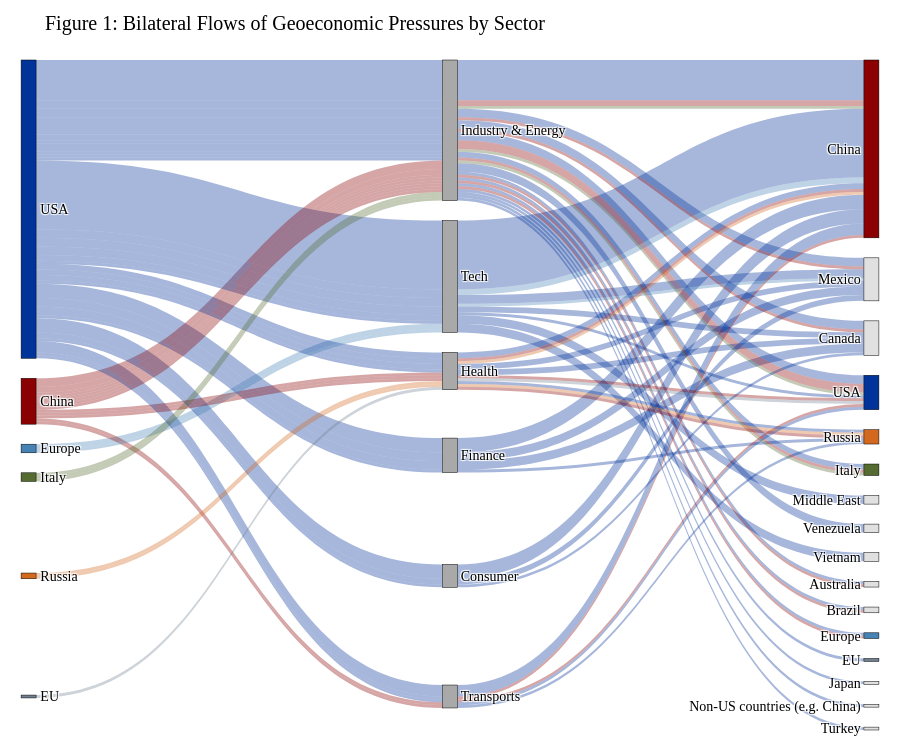

The code cell stored with this chart in its notebook:
### Code cell
"""
Generate a Sankey diagram for geoeconomic pressures.

This script aggregates data on tariffs, sanctions, and export controls 
to visualize the flow of pressures from imposing countries, through 
economic sectors, down to receiving countries using Plotly.
"""

# DATA PREPARATION & RESTRUCTURING
prefixes = ['tariffs_', 'sanctions_', 'exports_']
df_list = []

for prefix in prefixes:
    col_imposing = f"{prefix}countries_imposing"
    col_receiving = f"{prefix}countries_receiving"
    
    # Extract relevant columns for the specific policy type
    subset_df = data[[col_imposing, 'sector', col_receiving]].copy()
    
    # Fill missing values
    subset_df[col_imposing] = subset_df[col_imposing].fillna('Unspecified')
    subset_df[col_receiving] = subset_df[col_receiving].fillna('Unspecified')
    
    # Filter out rows where both ends of the flow are Unspecified
    valid_mask = ~(
        (subset_df[col_imposing] == 'Unspecified') & 
        (subset_df[col_receiving] == 'Unspecified')
    )
    subset_df = subset_df[valid_mask]
    
    # Standardize column names for clean concatenation
    subset_df.rename(columns={
        col_imposing: 'countries_imposing',
        col_receiving: 'countries_receiving'
    }, inplace=True)
    
    df_list.append(subset_df)

# Combine all policy types into a single dataframe
df_sankey = pd.concat(df_list, ignore_index=True)

# Clean string representations (remove brackets, quotes, unify separators)
for col in ['countries_imposing', 'countries_receiving']:
    df_sankey[col] = (
        df_sankey[col]
        .astype(str)
        .str.replace(r"[\[\]'\"]", "", regex=True)
        .str.replace(";", ",")
        .str.split(',')
    )

# Explode lists into separate rows to create node mappings
df_sankey = (
    df_sankey
    .explode('countries_imposing')
    .explode('countries_receiving')
)

# Strip whitespaces and filter out empty strings
for col in ['countries_imposing', 'sector', 'countries_receiving']:
    df_sankey[col] = df_sankey[col].astype(str).str.strip()
    df_sankey = df_sankey[df_sankey[col] != '']


# AGGREGATION & SIZING
# Count flows between sender, sector, and target
flow_counts = (
    df_sankey.groupby(['countries_imposing', 'sector', 'countries_receiving'])
    .size()
    .reset_index(name='value')
).sort_values('value', ascending=False)

# Calculate global node sizes to sort them properly
source_sizes = (
    flow_counts.groupby('countries_imposing')['value']
    .sum().sort_values(ascending=False)
)
sector_sizes = (
    flow_counts.groupby('sector')['value']
    .sum().sort_values(ascending=False)
)
target_sizes = (
    flow_counts.groupby('countries_receiving')['value']
    .sum().sort_values(ascending=False)
)

sources = source_sizes.index.tolist()
sectors = sector_sizes.index.tolist()
targets = target_sizes.index.tolist()

labels = sources + sectors + targets

# Map node names to specific indices for Plotly
source_dict = {name: i for i, name in enumerate(sources)}
sector_dict = {name: i + len(sources) for i, name in enumerate(sectors)}
target_dict = {
    name: i + len(sources) + len(sectors) for i, name in enumerate(targets)
}


# COLOR MANAGEMENT (Academic / Institutional Palette)
academic_palette = [
    '#003399',  # Deep European Blue
    '#8B0000',  # Dark Red / Maroon
    '#4682B4',  # Steel Blue
    '#556B2F',  # Dark Olive Green
    '#D2691E',  # Rust / Ochre
    '#708090',  # Slate Gray
    '#008080',  # Teal
    '#B8860B'   # Dark Goldenrod
]

def hex_to_rgba(hex_color, alpha=0.35):
    """
    Convert a HEX color code to an RGBA string with transparency.
    
    Args:
        hex_color (str): The hex color string (e.g., '#FFFFFF').
        alpha (float): The opacity level between 0 and 1.
        
    Returns:
        str: Formatted RGBA string.
    """
    hex_color = hex_color.lstrip('#')
    r, g, b = tuple(int(hex_color[i:i+2], 16) for i in (0, 2, 4))
    return f'rgba({r}, {g}, {b}, {alpha})'

# Map colors strictly to imposing countries
country_node_colors = {}
country_link_colors = {}

for i, country in enumerate(sources):
    color = academic_palette[i % len(academic_palette)]
    country_node_colors[country] = color
    country_link_colors[country] = hex_to_rgba(color, 0.35)

# Assign colors to all visible nodes
node_colors = []
for node in labels:
    if node in sources:
        node_colors.append(country_node_colors[node])
    elif node in targets and node not in sources:
        node_colors.append('#E0E0E0')  # Light grey for pure target countries
    else:
        node_colors.append('#A9A9A9')  # Darker grey for economic sectors

# Links take the color of their origin country
base_colors = [
    country_link_colors[country] 
    for country in flow_counts['countries_imposing']
]
# Since we map source to sector and sector to target, link lists are duplicated
link_colors = base_colors + base_colors


# SPATIAL POSITIONING & PLOTTING
def get_y_positions(n):
    """
    Calculate evenly distributed vertical coordinates for Sankey nodes.
    
    Args:
        n (int): Number of nodes in the layer.
        
    Returns:
        list of float: List of Y-coordinates bounded between 0 and 1.
    """
    if n == 0:
        return []
    if n == 1:
        return [0.5]
    return [0.05 + i * (0.90 / (n - 1)) for i in range(n)]

x_pos = (
    [0.01] * len(sources) + 
    [0.5] * len(sectors) + 
    [0.99] * len(targets)
)
y_pos = (
    get_y_positions(len(sources)) + 
    get_y_positions(len(sectors)) + 
    get_y_positions(len(targets))
)

# Flow from imposing countries to sectors
source_to_sector_sources = (
    flow_counts['countries_imposing'].map(source_dict).tolist()
)
source_to_sector_targets = flow_counts['sector'].map(sector_dict).tolist()

# Flow from sectors to receiving countries
sector_to_target_sources = flow_counts['sector'].map(sector_dict).tolist()
sector_to_target_targets = (
    flow_counts['countries_receiving'].map(target_dict).tolist()
)

sankey_sources = source_to_sector_sources + sector_to_target_sources
sankey_targets = source_to_sector_targets + sector_to_target_targets
sankey_values = flow_counts['value'].tolist() + flow_counts['value'].tolist()

# Generate the interactive Plotly Figure with Academic Formatting
fig = go.Figure(data=[go.Sankey(
    arrangement="snap",
    node=dict(
        pad=20,
        thickness=15,
        line=dict(color="black", width=0.5),
        label=labels,
        color=node_colors,
        x=x_pos,
        y=y_pos
    ),
    link=dict(
        source=sankey_sources,
        target=sankey_targets,
        value=sankey_values,
        color=link_colors
    )
)])

fig.update_layout(
    title_text="Figure 1: Bilateral Flows of Geoeconomic Pressures by Sector",
    font=dict(
        family="Times New Roman, serif",
        size=14,
        color="black"
    ),
    height=750,
    plot_bgcolor='white',
    paper_bgcolor='white',
    margin=dict(t=60, l=20, r=20, b=20)
)

# Display or export the figure
try:
    fig.show()
    print("Figure: Sankey Diagram successfully rendered inline.")
    
except Exception:
    print("Note: Inline interactive visualization is unavailable in the current environment.")
    print("Exporting the figure to HTML format...")
    
    os.makedirs("outputs", exist_ok=True)
    out_path = "outputs/sankey_geoeconomic_pressures.html"
    fig.write_html(out_path)
    
    print(f"Success: Figure exported locally to '{out_path}'.")

### Figure 1 — Plotly figure (JSON) as saved in the notebook; plotly's stock layout.template omitted (floating-point values rounded to 4 significant figures)
{"data": [{"arrangement": "snap", "link": {"color": ["rgba(0, 51, 153, 0.35)", "rgba(0, 51, 153, 0.35)", "rgba(0, 51, 153, 0.35)", "rgba(0, 51, 153, 0.35)", "rgba(0, 51, 153, 0.35)", "rgba(0, 51, 153, 0.35)", "rgba(0, 51, 153, 0.35)", "rgba(0, 51, 153, 0.35)", "rgba(0, 51, 153, 0.35)", "rgba(0, 51, 153, 0.35)", "rgba(0, 51, 153, 0.35)", "rgba(139, 0, 0, 0.35)", "rgba(0, 51, 153, 0.35)", "rgba(0, 51, 153, 0.35)", "rgba(0, 51, 153, 0.35)", "rgba(0, 51, 153, 0.35)", "rgba(70, 130, 180, 0.35)", "rgba(0, 51, 153, 0.35)", "rgba(139, 0, 0, 0.35)", "rgba(0, 51, 153, 0.35)", "rgba(0, 51, 153, 0.35)", "rgba(0, 51, 153, 0.35)", "rgba(0, 51, 153, 0.35)", "rgba(139, 0, 0, 0.35)", "rgba(0, 51, 153, 0.35)", "rgba(0, 51, 153, 0.35)", "rgba(0, 51, 153, 0.35)", "rgba(0, 51, 153, 0.35)", "rgba(0, 51, 153, 0.35)", "rgba(0, 51, 153, 0.35)", "rgba(0, 51, 153, 0.35)", "rgba(0, 51, 153, 0.35)", "rgba(0, 51, 153, 0.35)", "rgba(0, 51, 153, 0.35)", "rgba(139, 0, 0, 0.35)", "rgba(139, 0, 0, 0.35)", "rgba(139, 0, 0, 0.35)", "rgba(139, 0, 0, 0.35)", "rgba(139, 0, 0, 0.35)", "rgba(139, 0, 0, 0.35)", "rgba(139, 0, 0, 0.35)", "rgba(139, 0, 0, 0.35)", "rgba(139, 0, 0, 0.35)", "rgba(112, 128, 144, 0.35)", "rgba(0, 51, 153, 0.35)", "rgba(70, 130, 180, 0.35)", "rgba(85, 107, 47, 0.35)", "rgba(85, 107, 47, 0.35)", "rgba(85, 107, 47, 0.35)", "rgba(210, 105, 30, 0.35)", "rgba(210, 105, 30, 0.35)", "rgba(0, 51, 153, 0.35)", "rgba(139, 0, 0, 0.35)", "rgba(0, 51, 153, 0.35)", "rgba(0, 51, 153, 0.35)", "rgba(0, 51, 153, 0.35)", "rgba(0, 51, 153, 0.35)", "rgba(0, 51, 153, 0.35)", "rgba(0, 51, 153, 0.35)", "rgba(0, 51, 153, 0.35)", "rgba(0, 51, 153, 0.35)", "rgba(0, 51, 153, 0.35)", "rgba(0, 51, 153, 0.35)", "rgba(0, 51, 153, 0.35)", "rgba(0, 51, 153, 0.35)", "rgba(139, 0, 0, 0.35)", "rgba(0, 51, 153, 0.35)", "rgba(0, 51, 153, 0.35)", "rgba(0, 51, 153, 0.35)", "rgba(0, 51, 153, 0.35)", "rgba(70, 130, 180, 0.35)", "rgba(0, 51, 153, 0.35)", "rgba(139, 0, 0, 0.35)", "rgba(0, 51, 153, 0.35)", "rgba(0, 51, 153, 0.35)", "rgba(0, 51, 153, 0.35)", "rgba(0, 51, 153, 0.35)", "rgba(139, 0, 0, 0.35)", "rgba(0, 51, 153, 0.35)", "rgba(0, 51, 153, 0.35)", "rgba(0, 51, 153, 0.35)", "rgba(0, 51, 153, 0.35)", "rgba(0, 51, 153, 0.35)", "rgba(0, 51, 153, 0.35)", "rgba(0, 51, 153, 0.35)", "rgba(0, 51, 153, 0.35)", "rgba(0, 51, 153, 0.35)", "rgba(0, 51, 153, 0.35)", "rgba(139, 0, 0, 0.35)", "rgba(139, 0, 0, 0.35)", "rgba(139, 0, 0, 0.35)", "rgba(139, 0, 0, 0.35)", "rgba(139, 0, 0, 0.35)", "rgba(139, 0, 0, 0.35)", "rgba(139, 0, 0, 0.35)", "rgba(139, 0, 0, 0.35)", "rgba(139, 0, 0, 0.35)", "rgba(112, 128, 144, 0.35)", "rgba(0, 51, 153, 0.35)", "rgba(70, 130, 180, 0.35)", "rgba(85, 107, 47, 0.35)", "rgba(85, 107, 47, 0.35)", "rgba(85, 107, 47, 0.35)", "rgba(210, 105, 30, 0.35)", "rgba(210, 105, 30, 0.35)", "rgba(0, 51, 153, 0.35)", "rgba(139, 0, 0, 0.35)", "rgba(0, 51, 153, 0.35)"], "source": [0, 0, 0, 0, 0, 0, 0, 0, 0, 0, 0, 1, 0, 0, 0, 0, 2, 0, 1, 0, 0, 0, 0, 1, 0, 0, 0, 0, 0, 0, 0, 0, 0, 0, 1, 1, 1, 1, 1, 1, 1, 1, 1, 5, 0, 2, 3, 3, 3, 4, 4, 0, 1, 0, 7, 6, 10, 9, 11, 6, 9, 9, 6, 6, 6, 6, 7, 7, 7, 10, 7, 8, 6, 8, 6, 8, 7, 8, 6, 6, 6, 6, 6, 7, 11, 6, 9, 6, 11, 8, 6, 6, 6, 6, 6, 6, 11, 8, 8, 7, 6, 6, 6, 8, 8, 10, 8, 11], "target": [7, 6, 10, 9, 11, 6, 9, 9, 6, 6, 6, 6, 7, 7, 7, 10, 7, 8, 6, 8, 6, 8, 7, 8, 6, 6, 6, 6, 6, 7, 11, 6, 9, 6, 11, 8, 6, 6, 6, 6, 6, 6, 11, 8, 8, 7, 6, 6, 6, 8, 8, 10, 8, 11, 12, 12, 12, 12, 12, 19, 14, 13, 13, 15, 14, 15, 13, 18, 20, 13, 12, 14, 12, 12, 17, 13, 14, 12, 24, 23, 25, 22, 27, 15, 16, 26, 16, 21, 15, 15, 21, 22, 14, 23, 17, 13, 12, 15, 16, 13, 12, 17, 15, 12, 16, 14, 16, 15], "value": [24, 14, 5, 5, 4, 3, 3, 3, 3, 3, 3, 3, 3, 3, 3, 2, 2, 2, 2, 2, 2, 2, 2, 1, 1, 1, 1, 1, 1, 1, 1, 1, 1, 1, 1, 1, 1, 1, 1, 1, 1, 1, 1, 1, 1, 1, 1, 1, 1, 1, 1, 1, 1, 1, 24, 14, 5, 5, 4, 3, 3, 3, 3, 3, 3, 3, 3, 3, 3, 2, 2, 2, 2, 2, 2, 2, 2, 1, 1, 1, 1, 1, 1, 1, 1, 1, 1, 1, 1, 1, 1, 1, 1, 1, 1, 1, 1, 1, 1, 1, 1, 1, 1, 1, 1, 1, 1, 1]}, "node": {"color": ["#003399", "#8B0000", "#4682B4", "#556B2F", "#D2691E", "#708090", "#A9A9A9", "#A9A9A9", "#A9A9A9", "#A9A9A9", "#A9A9A9", "#A9A9A9", "#8B0000", "#E0E0E0", "#E0E0E0", "#003399", "#D2691E", "#556B2F", "#E0E0E0", "#E0E0E0", "#E0E0E0", "#E0E0E0", "#E0E0E0", "#4682B4", "#708090", "#E0E0E0", "#E0E0E0", "#E0E0E0"], "label": ["USA", "China", "Europe", "Italy", "Russia", "EU", "Industry & Energy", "Tech", "Health", "Finance", "Consumer", "Transports", "China", "Mexico", "Canada", "USA", "Russia", "Italy", "Middle East", "Venezuela", "Vietnam", "Australia", "Brazil", "Europe", "EU", "Japan", "Non-US countries (e.g. China)", "Turkey"], "line": {"color": "black", "width": 0.5}, "pad": 20, "thickness": 15, "x": [0.01, 0.01, 0.01, 0.01, 0.01, 0.01, 0.5, 0.5, 0.5, 0.5, 0.5, 0.5, 0.99, 0.99, 0.99, 0.99, 0.99, 0.99, 0.99, 0.99, 0.99, 0.99, 0.99, 0.99, 0.99, 0.99, 0.99, 0.99], "y": [0.05, 0.23, 0.41, 0.59, 0.77, 0.95, 0.05, 0.23, 0.41, 0.59, 0.77, 0.95, 0.05, 0.11, 0.17, 0.23, 0.29, 0.35, 0.41, 0.47, 0.53, 0.59, 0.65, 0.71, 0.77, 0.83, 0.89, 0.95]}, "type": "sankey"}], "layout": {"font": {"color": "black", "family": "Times New Roman, serif", "size": 14}, "height": 750, "margin": {"b": 20, "l": 20, "r": 20, "t": 60}, "paper_bgcolor": "white", "plot_bgcolor": "white", "title": {"text": "Figure 1: Bilateral Flows of Geoeconomic Pressures by Sector"}}}
